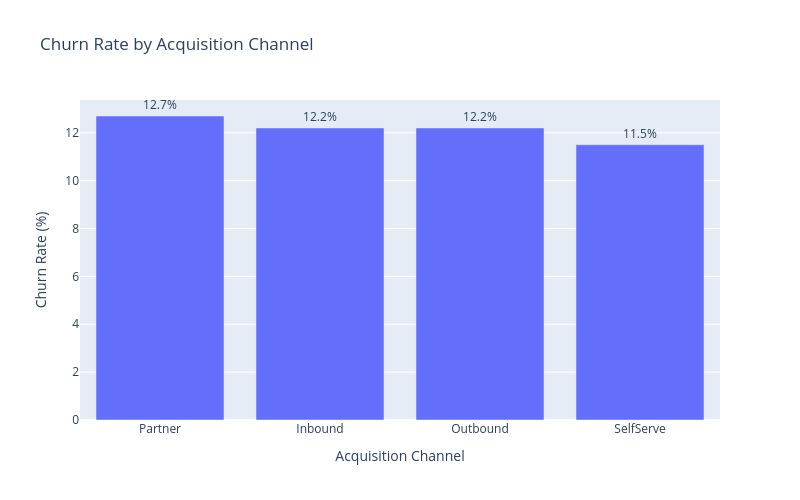

Notebook cell for this chart:
### Markdown cell above
## Step 3. Multi-dimensional churn analysis (with visualization)
Note:
- With regards to the time horizon, we focus on Q3, when the "crisis" occurred
- While churn can be defined in several different ways in practice, we consider only those who terminated contracts before natural expiration of 1-year term as churned; this could be a deliberate analytical choice to isolate true risk behavior (customer dissatisfaction) from normal lifecycle completion.

### Code cell
# churn rate by acquisition channels 
channels = df['acquisition_channel'].unique()

churn_rates = [] 
for channel in channels: 
    channel = df[df['acquisition_channel']==channel] 
    churn = channel[channel['is_churned']==1] 
    churn_rate = 100*(len(churn)/len(channel)) 
    churn_rates.append(round(churn_rate, 1)) 

plot_df = pd.DataFrame({ 'Acquisition Channel': channels, 'Churn Rate (%)': churn_rates }) 

fig = px.bar( plot_df, x='Acquisition Channel', y='Churn Rate (%)', title='Churn Rate by Acquisition Channel', text='Churn Rate (%)' ) 
fig.update_traces(texttemplate='%{text:.1f}%', textposition='outside') 
fig.update_layout( yaxis_title='Churn Rate (%)', xaxis_title='Acquisition Channel', width=800, height=500 ) 
fig.show()

### Figure 1 — Plotly figure (JSON) as saved in the notebook; plotly's stock layout.template omitted (floating-point values rounded to 4 significant figures)
{"data": [{"hovertemplate": "Acquisition Channel=%{x}<br>Churn Rate (%)=%{text}<extra></extra>", "legendgroup": "", "marker": {"color": "#636efa", "pattern": {"shape": ""}}, "name": "", "orientation": "v", "showlegend": false, "text": [12.7, 12.2, 12.2, 11.5], "textposition": "outside", "texttemplate": "%{text:.1f}%", "type": "bar", "x": ["Partner", "Inbound", "Outbound", "SelfServe"], "xaxis": "x", "y": [12.7, 12.2, 12.2, 11.5], "yaxis": "y"}], "layout": {"barmode": "relative", "height": 500, "legend": {"tracegroupgap": 0}, "title": {"text": "Churn Rate by Acquisition Channel"}, "width": 800, "xaxis": {"anchor": "y", "domain": [0, 1], "title": {"text": "Acquisition Channel"}}, "yaxis": {"anchor": "x", "domain": [0, 1], "title": {"text": "Churn Rate (%)"}}}}
